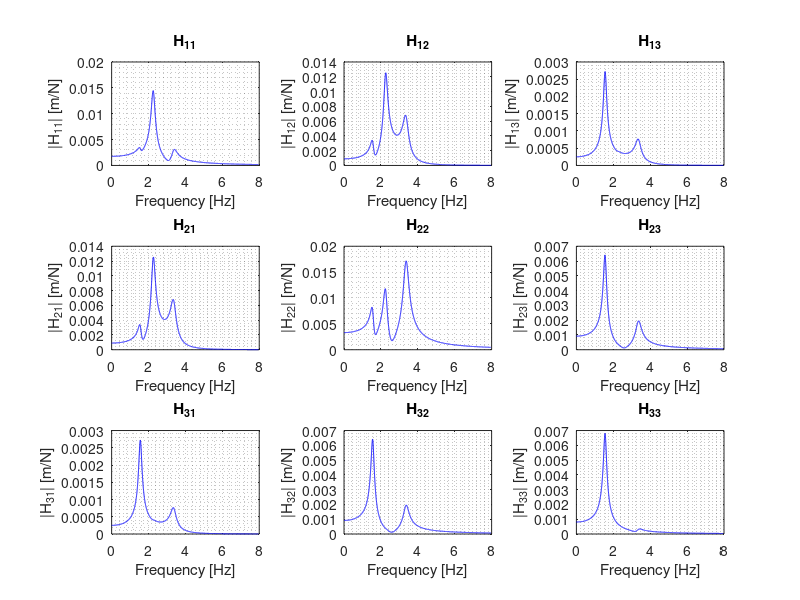

Recreate this plot in MATLAB. (Note: this script raises an error after producing the figure.)
%%%%%%%%%%%%%%%%%%%%%%%%%%%%%%
%       ASSIGNMENT 02       %
%%%%%%%%%%%%%%%%%%%%%%%%%%%%%%

close all, clear all, clc

%% DATA

M_1 = 5; J_1 = 2.5; R_1 = 1;
M_2 = 1.25; J_2 = 0.16; R_2 = 0.5; 
M_3 = 10;  

k1 = 1000; c1 = 0.5; 
k2 = 100; c2 = 0.5;
k3 = 560; c3 = 1;
k4 = 800; c4 = 4;

A_1 = 15; A_2 = 7; f_1 = 1.5; f_2 = 3.5; f_0 = 0.75;

% x = [ theta1 theta2 x3]

% Init Conditions
x3_0 = 0.1; theta1_0 = pi/12; theta2_0 = -pi/12; 
x_0 = [x3_0; theta1_0; theta2_0];
x3_0_dot = 1; theta1_0_dot = 0.5; theta2_0_dot = 2;
x_0_dot = [x3_0_dot; theta1_0_dot; theta2_0_dot];

% Matrices

% da aggiornare
jac_M = [0   R_2  1;
         1   0   0;
         0   0   1;
         0   1   0; 
         0   0   1 ]; 

M = diag([M_1 J_1 M_2 J_2 M_3]);
M_gen = jac_M'*M*jac_M;

% da aggiornare
jac_K = [0  -R_2    -1;
         -R_1 2*R_2  0;
         R_1   R_2   0;
         0     0     1];

K = diag([k1 k2 k3 k4]);
K_gen = jac_K'*K*jac_K;


jac_C = jac_K; 

C = diag([c1 c2 c3 c4]);
C_gen = jac_C'*C*jac_C;

stepsize = 100;


%% 1. Equations of motion and system matrices

%% Eigenfrequencies & eigenvectors

%% 1.b
% Evaluate the eigenfrequencies and corresponding 
% eigenvectors in case of undamped and damped system.

%% UNDAMPED CASE

% Method: eigenvalues-eigenvectors problem 
% lambda = i*omega;
%[V_und,D_und] = eig(inv(M_gen)*K_gen); % V are the eigenvectors, D are the eigenvalues
[V_und,D_und] = eig(-M_gen\K_gen);

w_nat = sqrt(diag(D_und)); %natural frequencies
 
%% Normalization
Vn_und = [V_und]./[V_und(1,:)];

%% Sorting the solutions
w_nat_ord = [w_nat(1); -w_nat(1); w_nat(2); -w_nat(2); w_nat(3); -w_nat(3)];
V_ord = [Vn_und(:,1), Vn_und(:,1), Vn_und(:,2), Vn_und(:,2), Vn_und(:,3), Vn_und(:,3)]; %all vibration modes

%% DAMPED CASE 

% in [A_damp] the submatrix [C] is full
% use state form matrix: new variable z = [vel; pos];
A_damp = - inv([M_gen zeros(size(M_gen)); zeros(size(M_gen)) M_gen])*[C_gen K_gen; -M_gen zeros(size(M_gen))];
[V_damp,D_damp] = eig(A_damp);
V_damp = V_damp(3:4,:); %consider only the displacements
lambda = diag(D_damp); %complex and conjugate

%% 1.c
% Assuming Rayleigh damping, evaluate alpha and beta to approximate the generalized damping
% matrix [C*] to be of the form alpha[M]+beta[K]

for i = 1:length(w_nat)
    xi(i,1) = C(i,i)/(2*w_nat(i)*M(i,i));
end


tmp = [1/(2*w_nat(1)) w_nat(1)/2;
       1/(2*w_nat(2)) w_nat(2)/2;
       1/(2*w_nat(3)) w_nat(3)/2];

ab = pinv(tmp)*xi;
alpha = ab(1); beta = ab(2);

C_Rayleigh = alpha.*M_gen + beta.*K_gen; 


%% 2. Free motion of the system (considering the Rayleigh damping as in 1.c)



%% 2.A - Plot and comment the free motion of the system

%% 3. Forced motion of the system 
%     (considering the Rayleigh damping as in 1.c)

%% a. Plot and comment the elements of the Frequency Response Matrix 

% DAMPED - Frequency Responce Function (FRF)
wMax = 50;
w = 0:0.01:wMax; 

% [H(w)] = [D(w)]^-1 = [-w^2*[M]+i*w*[C]+[K]]^-1
for ii = 1:length(w)
    FRF = inv(-w(ii)^2*M_gen+1i*w(ii)*C_Rayleigh+K_gen);
    FRF11(ii) = FRF(1,1); FRF12(ii) = FRF(1,2); FRF13(ii) = FRF(1,3);
    FRF21(ii) = FRF(2,1); FRF22(ii) = FRF(2,2); FRF23(ii) = FRF(2,3);
    FRF31(ii) = FRF(3,1); FRF32(ii) = FRF(3,2); FRF33(ii) = FRF(3,3);
end

% Plot of the FRF modulus
figure('Name', 'Case 3.a (1)')
subplot(3,3,1); plot(w/2/pi,abs(FRF11),'b'); grid minor; xlabel('Frequency [Hz]'); ylabel('|H_1_1| [m/N]'); title('H_1_1')
subplot(3,3,2); plot(w/2/pi,abs(FRF12),'b'); grid minor; xlabel('Frequency [Hz]'); ylabel('|H_1_2| [m/N]'); title('H_1_2')
subplot(3,3,3); plot(w/2/pi,abs(FRF13),'b'); grid minor; xlabel('Frequency [Hz]'); ylabel('|H_1_3| [m/N]'); title('H_1_3')
subplot(3,3,4); plot(w/2/pi,abs(FRF21),'b'); grid minor; xlabel('Frequency [Hz]'); ylabel('|H_2_1| [m/N]'); title('H_2_1')
subplot(3,3,5); plot(w/2/pi,abs(FRF22),'b'); grid minor; xlabel('Frequency [Hz]'); ylabel('|H_2_2| [m/N]'); title('H_2_2')
subplot(3,3,6); plot(w/2/pi,abs(FRF23),'b'); grid minor; xlabel('Frequency [Hz]'); ylabel('|H_2_3| [m/N]'); title('H_2_3')
subplot(3,3,7); plot(w/2/pi,abs(FRF31),'b'); grid minor; xlabel('Frequency [Hz]'); ylabel('|H_3_1| [m/N]'); title('H_3_1')
subplot(3,3,8); plot(w/2/pi,abs(FRF32),'b'); grid minor; xlabel('Frequency [Hz]'); ylabel('|H_3_2| [m/N]'); title('H_3_2')
subplot(3,3,9); plot(w/2/pi,abs(FRF33),'b'); grid minor; xlabel('Frequency [Hz]'); ylabel('|H_3_3| [m/N]'); title('H_3_3')
sgtitle('Modulus of FRF')

% Plot of the FRF phase
figure('Name', 'Case 3.a (2)')
subplot(3,3,1); plot(w/2/pi,angle(FRF11)*180/pi,'b'); grid minor; xlabel('Frequency [Hz]'); ylabel('H_1_1 [deg]'); title('H_1_1'); yticks([-180 -90 0 90 180]); ylim([-200,200])
subplot(3,3,2); plot(w/2/pi,angle(FRF12)*180/pi,'b'); grid minor; xlabel('Frequency [Hz]'); ylabel('H_1_2 [deg]'); title('H_1_2'); yticks([-180 -90 0 90 180]); ylim([-200,200])
subplot(3,3,3); plot(w/2/pi,angle(FRF13)*180/pi,'b'); grid minor; xlabel('Frequency [Hz]'); ylabel('H_1_3 [deg]'); title('H_1_3'); yticks([-180 -90 0 90 180]); ylim([-200,200])
subplot(3,3,4); plot(w/2/pi,angle(FRF21)*180/pi,'b'); grid minor; xlabel('Frequency [Hz]'); ylabel('H_2_1 [deg]'); title('H_2_1'); yticks([-180 -90 0 90 180]); ylim([-200,200])
subplot(3,3,5); plot(w/2/pi,angle(FRF22)*180/pi,'b'); grid minor; xlabel('Frequency [Hz]'); ylabel('H_2_2 [deg]'); title('H_2_2'); yticks([-180 -90 0 90 180]); ylim([-200,200])
subplot(3,3,6); plot(w/2/pi,angle(FRF23)*180/pi,'b'); grid minor; xlabel('Frequency [Hz]'); ylabel('H_2_3 [deg]'); title('H_2_3'); yticks([-180 -90 0 90 180]); ylim([-200,200])
subplot(3,3,7); plot(w/2/pi,angle(FRF31)*180/pi,'b'); grid minor; xlabel('Frequency [Hz]'); ylabel('H_3_1 [deg]'); title('H_3_1'); yticks([-180 -90 0 90 180]); ylim([-200,200])
subplot(3,3,8); plot(w/2/pi,angle(FRF32)*180/pi,'b'); grid minor; xlabel('Frequency [Hz]'); ylabel('H_3_2 [deg]'); title('H_3_2'); yticks([-180 -90 0 90 180]); ylim([-200,200])
subplot(3,3,9); plot(w/2/pi,angle(FRF33)*180/pi,'b'); grid minor; xlabel('Frequency [Hz]'); ylabel('H_3_3 [deg]'); title('H_3_3'); yticks([-180 -90 0 90 180]); ylim([-200,200])
sgtitle('Phase of FRF')

%% b. Plot the co-located FRF of point A at the centre of the disk 
%  (co-located meaning the FRF between the displacement in A and a force applied in A).

% Lagrangian component of the force 
deltaA = [0; R_2; 1]; 

% Co-located FRF of point A

for ii = 1:length(w)
    FRF = inv(-w(ii)^2*M_gen+1i*w(ii)*C_Rayleigh+K_gen);
    FRF_A(ii) = deltaA'*FRF*deltaA;
end

% Plot of the FRF modulus Co-located in point A
figure('Name', 'Case 3.b')
subplot(2,1,1); 
plot(w/2/pi,abs(FRF_A),'b'); grid minor; xlabel('Frequency [Hz]'); ylabel('|H_A| [m/N]'); 

% Plot of the FRF phase
subplot(2,1,2); 
plot(w/2/pi,angle(FRF_A)*180/pi,'b'); grid minor; xlabel('Frequency [Hz]'); ylabel('\angle H_AA [deg]'); yticks([-180 -90 0 90 180]); ylim([-200,200])
sgtitle('Co-located FRF in point A')


%% c. Plot the co-located FRF between the rotation of the disk of radius ?2 and 
% the torque applied onto the disk itself.

% Lagrangian component of the force 
deltaR2 = [0; R_2; 0]; 

% Co-located FRF of the disk 2

for ii = 1:length(w)
    FRF = inv(-w(ii)^2*M_gen+1i*w(ii)*C_Rayleigh+K_gen);
    FRF_R2(ii) = deltaR2'*FRF*deltaR2;
end

% Plot of the FRF modulus Co-located of the disk 2
figure('Name', 'Case 3.c')
subplot(2,1,1); 
plot(w/2/pi,abs(FRF_R2),'b'); grid minor; xlabel('Frequency [Hz]'); ylabel('|H_R_2| [m/N]'); 

% Plot of the FRF phase
subplot(2,1,2); 
plot(w/2/pi,angle(FRF_R2)*180/pi,'b'); grid minor; xlabel('Frequency [Hz]'); ylabel('\angle H_R_2 [deg]'); yticks([-180 -90 0 90 180]); ylim([-200,200])
sgtitle('Co-located FRF of the disk 2')

%% d. Starting from the initial condition defined in (2.a), evaluate the 
% COMPLETE time response of the system for the three degrees of freedom 
% to the horizontal force applied in A, considering that 
% the force is harmonic of the form:
% F_A = A_1*cos(2*pi*f_1*t) + A_2*cos(2*pi*f_2*t)

t = 0:1/stepsize:20;
omega_1 = 2*pi*f_1;
omega_2 = 2*pi*f_2;

omega_1_index = round(omega_1 / (1/stepsize)) + 1;
omega_2_index = round(omega_2 / (1/stepsize)) + 1;

for ii = 1:length(w)
    FRF = inv(-w(ii)^2*M_gen+1i*w(ii)*C_Rayleigh+K_gen)*deltaA;
    FRF11_D(ii) = FRF(1,1); FRF21_D(ii) = FRF(2,1); FRF31_D(ii) = FRF(3,1);
end

%FREE MOTION FAKE
theta1_free = 0;
theta2_free = 0;
x3_free = 0 ;


%Complete time response
theta1_forced = A_1*R_1*abs(FRF11_D(omega_1_index))*cos(omega_1*t + angle(FRF11_D(omega_1_index))) + ...
    A_2*R_1*abs(FRF11_D(omega_2_index))*cos(omega_2*t + angle(FRF11_D(omega_2_index)));
theta1_caseD = theta1_free + theta1_forced;

theta2_forced = A_1*R_2*abs(FRF21_D(omega_1_index))*cos(omega_1*t + angle(FRF21_D(omega_1_index))) + ...
    A_2*R_2*abs(FRF21_D(omega_2_index))*cos(omega_2*t + angle(FRF21_D(omega_2_index)));
theta2_caseD = theta2_free + theta2_forced;

x3_forced = A_1*abs(FRF31_D(omega_1_index))*cos(omega_1*t + angle(FRF31_D(omega_1_index))) + ...
    A_2*abs(FRF31_D(omega_2_index))*cos(omega_2*t + angle(FRF31_D(omega_2_index)));
x3_caseD = x3_free + x3_forced;

% PLOT
figure('Name', 'Case 3.D')
sgtitle('Complete Time Response'); 

subplot(3,1,1)
plot(t, theta1_caseD)
xlabel('Time [s]')
ylabel('\theta_1')

subplot(3,1,2)
plot(t, theta2_caseD)
xlabel('Time [s]')
ylabel('\theta_2')

subplot(3,1,3)
plot(t, x3_caseD)
xlabel('Time [s]')
ylabel('x_3 [m]')



%% e. Evaluate the steady-state response of the system of horizontal displacement of point A to
% the horizontal force applied in A considering that the force is a periodic triangular wave, with
% fundamental frequency ?0, 
% f_0 = 0.75;

for kk = 0:4
    omegaE(kk+1) =2*pi*f_0*(2*kk+1);
    omegaE_index(kk+1) = round(omegaE(kk+1) / (1/stepsize)) + 1;
    aE(kk+1) = (-1)^kk / (2*kk+1);
end

aE = aE* (8/pi^2);

t = 10:1/stepsize:30;

tr_wave = zeros(1,length(t));
%triangular wave 
for kk = 1:5
    tr_wave = tr_wave + aE(kk)*sin(omegaE(kk)*t);
end

% Calcolare steady state response di A
HA_caseE = FRF_A(omegaE_index);

xA_free_caseE = zeros(1, length(t));
for kk = 1:5
    xA_free_caseE = xA_free_caseE + aE(kk)*abs(HA_caseE(kk))*sin( ...
        omegaE(kk)*t + angle(HA_caseE(kk)));
end


% plottare xa e plottare triang wave
figure('Name', 'CASE 3.E')
sgtitle('Steady-State Time Response'); 
subplot(2,1,1)
plot(t,tr_wave, 'Color', 'green');
xlabel('Time [s]','FontSize',8); ylabel('F(t) - (triangular wave) [N]','FontSize',8);
subplot(2,1,2)
plot(t,xA_free_caseE, 'Color', 'magenta');
xlabel('Time [s]','FontSize',8); ylabel('x_A [m]','FontSize',8);

